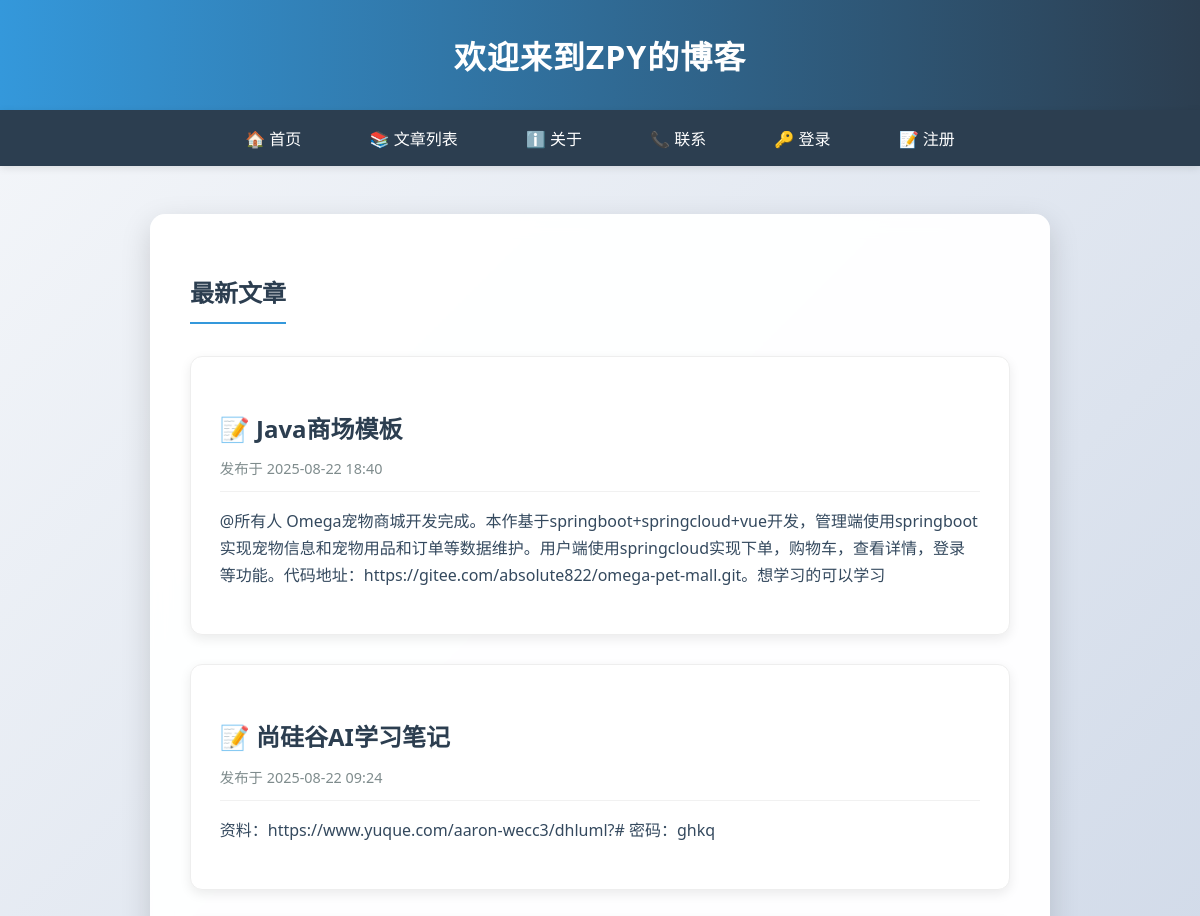
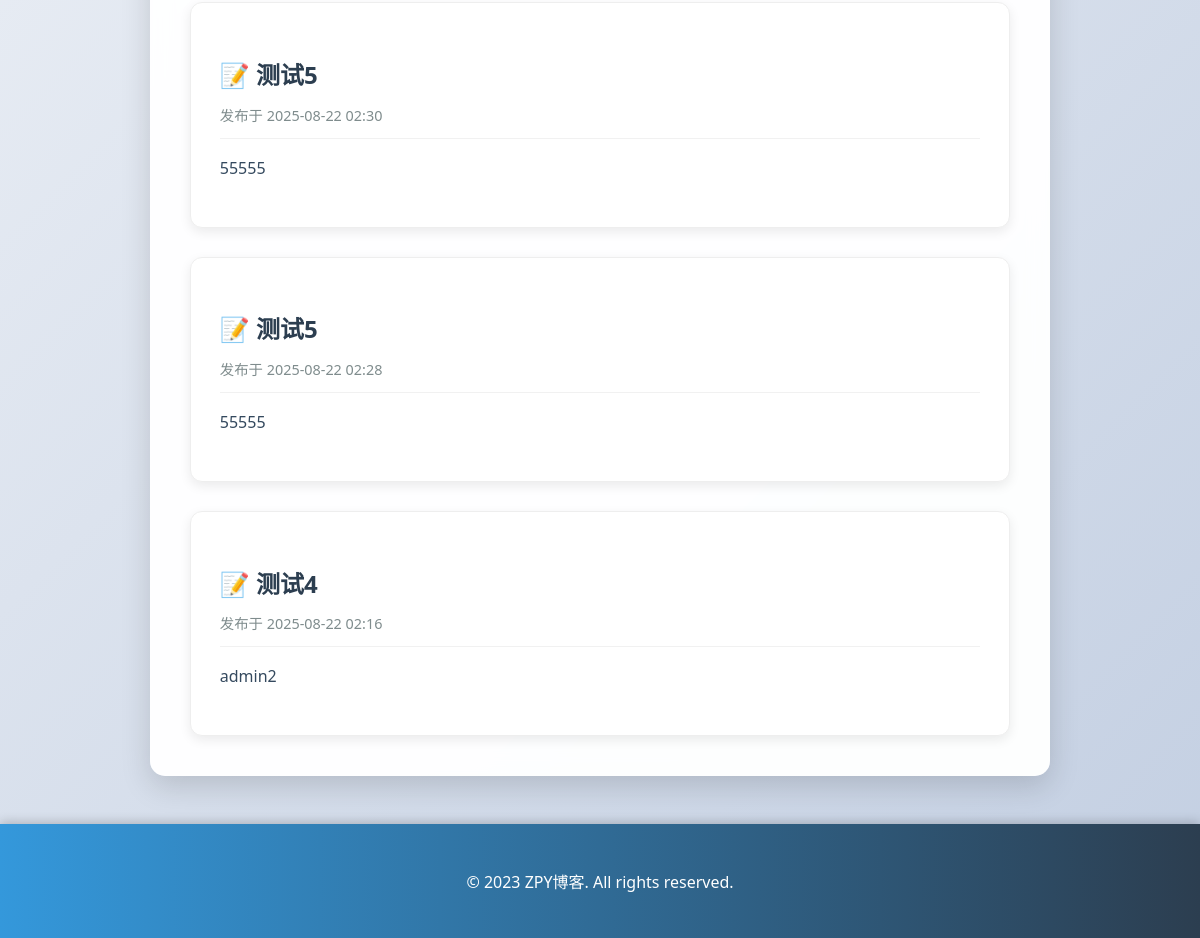
The app's page /, older data (2 pictures, top to bottom).
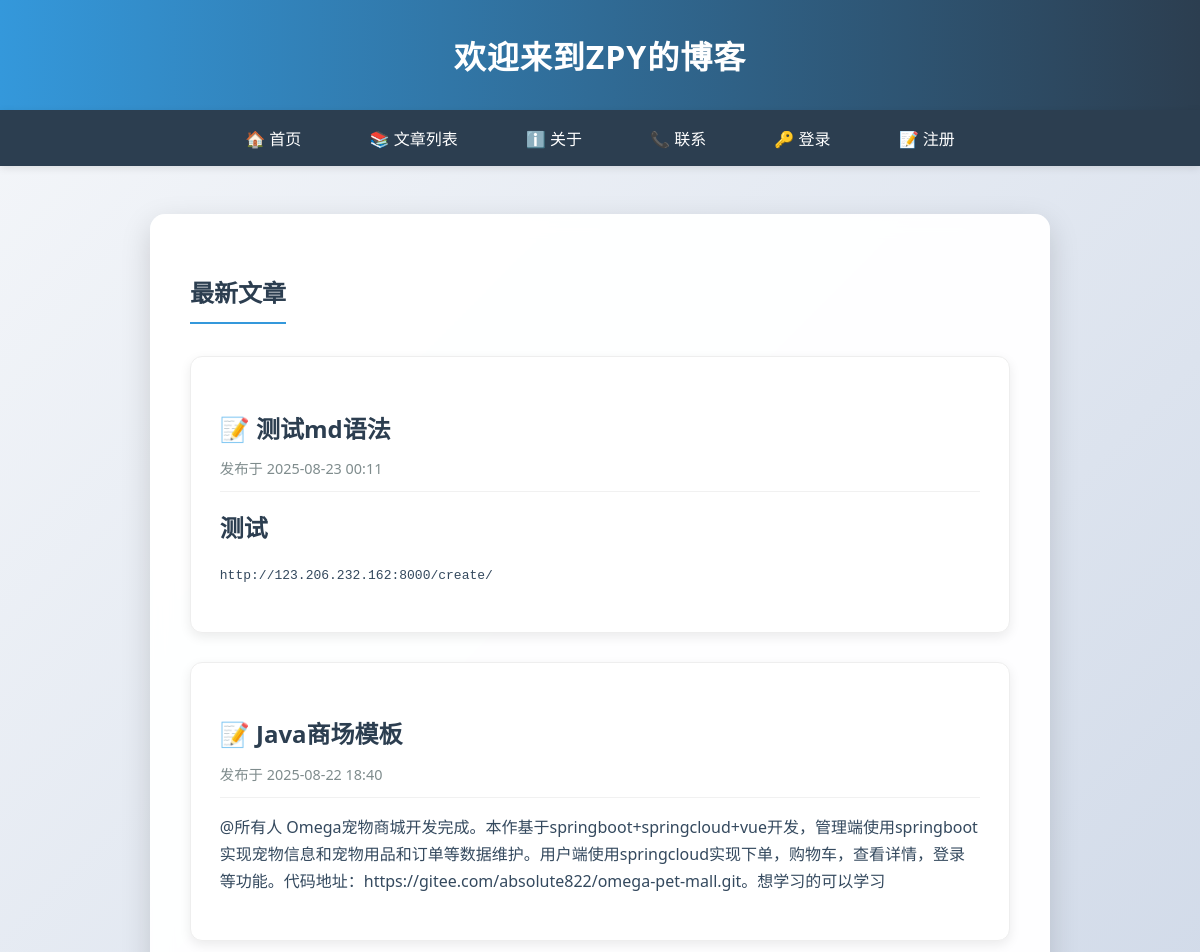
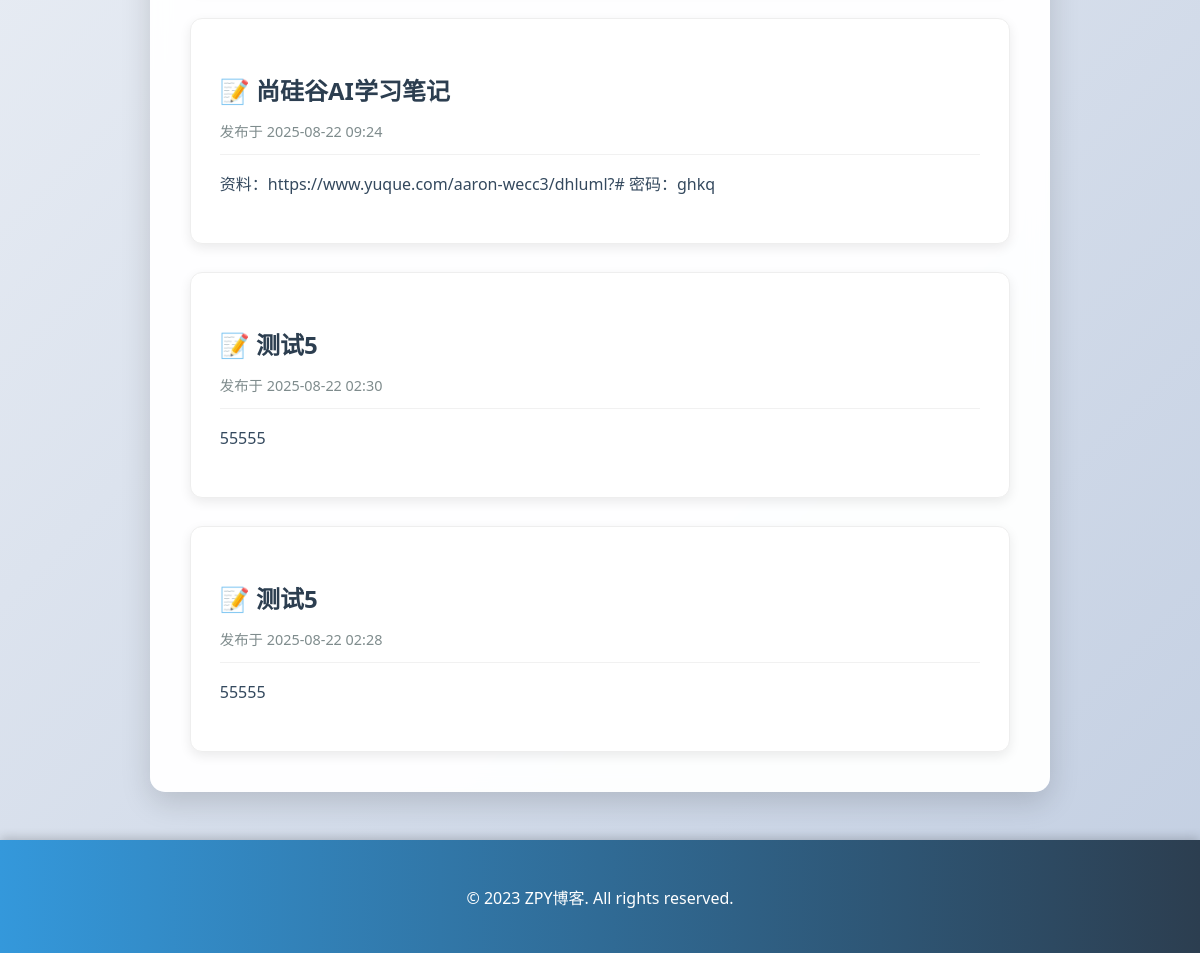
The same page, newer data (2 pictures, top to bottom).
### blog/models.py (models this page shows, shortened)
class Post(models.Model):
    title = models.CharField(max_length=200)
    content = models.TextField()
    created_at = models.DateTimeField(auto_now_add=True)
    author = models.ForeignKey(User, on_delete=models.CASCADE, default=1)  # 添加author字段，默认值为1

### blog/views.py (the view)
# urls.py: path('', views.home, name='home'),
def home(request):
    latest_posts = Post.objects.order_by('-created_at')[:5]
    for post in latest_posts:
        post.content = markdown.markdown(post.content, extensions=['extra', 'codehilite'])
    return render(request, 'blog/home.html', {'latest_posts': latest_posts})

### blog/templates/blog/home.html (shortened to what this page needs)
<!DOCTYPE html>
{% load static %}
<html lang="zh">
<head>
</head>
<body>
    <header>
        <h1>欢迎来到ZPY的博客</h1>
    </header>
    <nav>
        <a href="/">🏠 首页</a>
        <a href="/posts/">📚 文章列表</a>
        <a href="/about/">ℹ️ 关于</a>
        <a href="/contact/">📞 联系</a>
        {% if user.is_authenticated %}
            <a href="/profile/">👤 个人主页</a>
            <a href="/create/">✍️ 创建文章</a>
        {% else %}
            <a href="/login/">🔑 登录</a>
            <a href="/register/">📝 注册</a>
        {% endif %}
    </nav>
    <div class="container">
        <div class="content">
            <h2 style="text-align: center;">最新文章</h2>
            {% if latest_posts %}
                <div class="posts-container">
                    {% for post in latest_posts %}
                        <div class="post-card">
                            <h3 class="post-title">📝 <a href="{% url 'post_detail' post.id %}">{{ post.title }}</a></h3>
                            <div class="post-meta">发布于 {{ post.created_at|date:"Y-m-d H:i" }}</div>
                            <div class="post-excerpt">
                                <p>{{ post.content|safe }}</p>
                            </div>
                        </div>
                    {% endfor %}
                </div>
            {% else %}
                <p>暂无文章。</p>
            {% endif %}
        </div>
    </div>
    <footer>
        <p>&copy; 2023 ZPY博客. All rights reserved.</p>
    </footer>
</body>
</html>

Row changes from the older to the newer data that the page shows:
no longer on this page (row unchanged): Post: title "测试4", created_at "2025-08-22 02:16", content "admin2"
added Post: title "测试md语法", created_at "2025-08-23 00:11", content "测试 http : //123.206.232.162:8000/create/"
